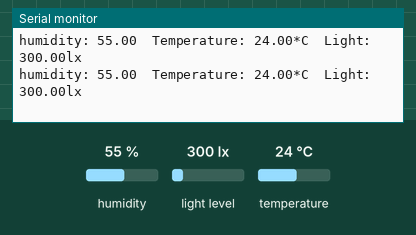
A sketch run on a simulated ESP8266 (NodeMCU). Shown: the last lines printed to the serial monitor. Inputs (shaded band) come from the test bench; at power-on: humidity 55 %, light level 300 lx, temperature 24 °C.

Above: at 4.8 s.
4.9 s: humidity set to 22 %
At 7.5 s:
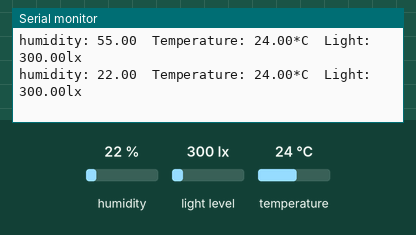
7.9 s: light level set to 40 lx
At 9.3 s:
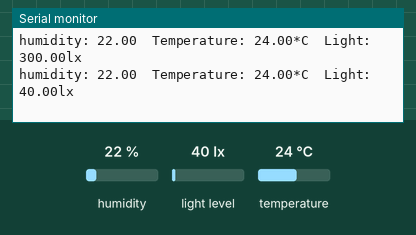
10.9 s: temperature set to 12 °C
At 12.7 s:
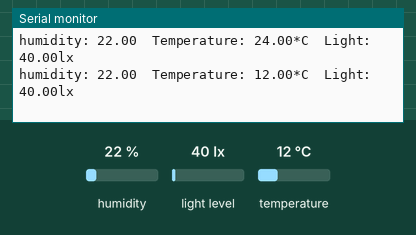
13.9 s: light level set to 500 lx
At 14.5 s:
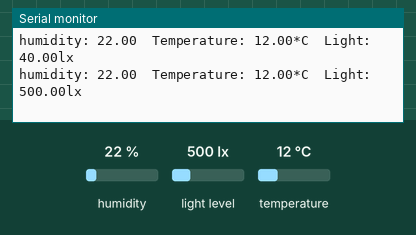
16.9 s: humidity set to 40 %
At 19.2 s:
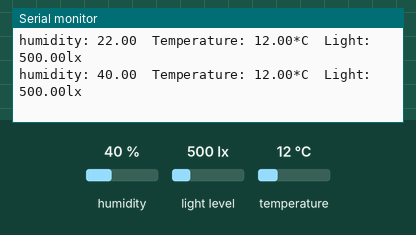
Timing chart, 0 to 20.7 s (numbered marks = the images above; inputs shaded):
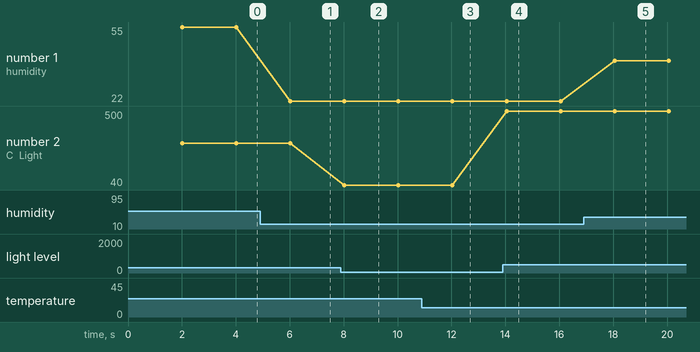

The sketch:

DHT_BH1750.ino
```cpp
#include "DHT.h"
#define DHTPIN D4
#define DHTTYPE DHT22

#include <Wire.h>
#include <BH1750.h>

DHT dht(DHTPIN, DHTTYPE);

BH1750 lightMeter;

void setup() {
  // put your setup code here, to run once:
  Serial.begin(9600);
  dht.begin();

  Wire.begin();
  lightMeter.begin();
}

void loop() {
  // put your main code here, to run repeatedly:
  delay(2000);
  float lux;
  float h = dht.readHumidity();
  float t = dht.readTemperature();

  if(isnan(h) || isnan(t)) {
    Serial.println("Failed to read from DHT sensor!");
    return;
  }

  Serial.print("humidity: "); Serial.print(h);
  Serial.print("\t");
  Serial.print("Temperature: "); Serial.print(t);
  Serial.print("*C");
  Serial.print("\t");
  lux = lightMeter.readLightLevel();
  Serial.print("Light: "); Serial.print(lux);
  Serial.println("lx");
}
```

Measured:
- after the input at 4.9 s, the serial monitor: prints a new line after 1.1 s (image 1)
- after the input at 7.9 s, the serial monitor: prints a new line after 0.12 s (image 2)
- after the input at 10.9 s, the serial monitor: prints a new line after 1.1 s (image 3)
- after the input at 13.9 s, the serial monitor: prints a new line after 0.14 s (image 4)
- after the input at 16.9 s, the serial monitor: prints a new line after 1.2 s (image 5)
- plotted number 1: 55 → 22 after the input at 4.9 s, 22 → 40 after the input at 16.9 s
- plotted number 2: 300 → 40 after the input at 7.9 s, 40 → 500 after the input at 13.9 s
